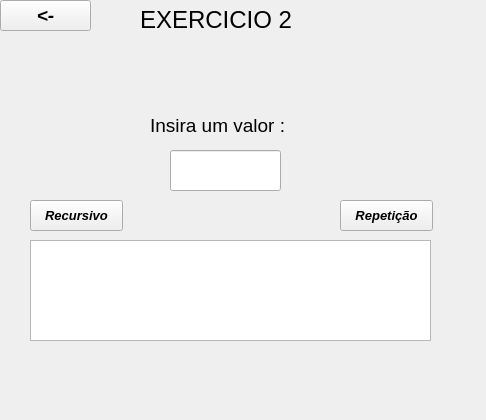
<?xml version="1.0" encoding="UTF-8"?>
<ui version="4.0">
 <class>Iexe2</class>
 <widget class="QWidget" name="Iexe2">
  <property name="geometry">
   <rect>
    <x>0</x>
    <y>0</y>
    <width>486</width>
    <height>420</height>
   </rect>
  </property>
  <property name="windowTitle">
   <string>Form</string>
  </property>
  <widget class="QPushButton" name="pushButtonrepeticao">
   <property name="geometry">
    <rect>
     <x>340</x>
     <y>200</y>
     <width>93</width>
     <height>31</height>
    </rect>
   </property>
   <property name="font">
    <font>
     <pointsize>10</pointsize>
     <italic>true</italic>
     <bold>true</bold>
    </font>
   </property>
   <property name="text">
    <string>Repetição</string>
   </property>
  </widget>
  <widget class="QPushButton" name="pushButtonrecursivo">
   <property name="geometry">
    <rect>
     <x>30</x>
     <y>200</y>
     <width>93</width>
     <height>31</height>
    </rect>
   </property>
   <property name="font">
    <font>
     <pointsize>10</pointsize>
     <italic>true</italic>
     <bold>true</bold>
    </font>
   </property>
   <property name="text">
    <string>Recursivo</string>
   </property>
  </widget>
  <widget class="QTextEdit" name="textEdit">
   <property name="geometry">
    <rect>
     <x>30</x>
     <y>240</y>
     <width>401</width>
     <height>101</height>
    </rect>
   </property>
  </widget>
  <widget class="QLineEdit" name="lineEdit">
   <property name="geometry">
    <rect>
     <x>170</x>
     <y>150</y>
     <width>111</width>
     <height>41</height>
    </rect>
   </property>
  </widget>
  <widget class="QLabel" name="label">
   <property name="geometry">
    <rect>
     <x>150</x>
     <y>110</y>
     <width>171</width>
     <height>31</height>
    </rect>
   </property>
   <property name="text">
    <string>&lt;html&gt;&lt;head/&gt;&lt;body&gt;&lt;p&gt;&lt;span style=&quot; font-size:14pt; color:#000000;&quot;&gt;Insira um valor :&lt;/span&gt;&lt;/p&gt;&lt;/body&gt;&lt;/html&gt;</string>
   </property>
  </widget>
  <widget class="QLabel" name="label_3">
   <property name="geometry">
    <rect>
     <x>140</x>
     <y>0</y>
     <width>171</width>
     <height>41</height>
    </rect>
   </property>
   <property name="text">
    <string>&lt;html&gt;&lt;head/&gt;&lt;body&gt;&lt;p&gt;&lt;span style=&quot; font-size:18pt; color:#000000;&quot;&gt;EXERCICIO 2&lt;/span&gt;&lt;/p&gt;&lt;/body&gt;&lt;/html&gt;</string>
   </property>
  </widget>
  <widget class="QLabel" name="label_4">
   <property name="geometry">
    <rect>
     <x>-10</x>
     <y>-10</y>
     <width>501</width>
     <height>431</height>
    </rect>
   </property>
   <property name="text">
    <string/>
   </property>
   <property name="pixmap">
    <pixmap>../fundop5.jpg</pixmap>
   </property>
   <property name="scaledContents">
    <bool>true</bool>
   </property>
  </widget>
  <widget class="QPushButton" name="pushButtonVoltar">
   <property name="geometry">
    <rect>
     <x>0</x>
     <y>0</y>
     <width>91</width>
     <height>31</height>
    </rect>
   </property>
   <property name="font">
    <font>
     <pointsize>14</pointsize>
     <italic>true</italic>
     <bold>true</bold>
    </font>
   </property>
   <property name="text">
    <string>&lt;-</string>
   </property>
  </widget>
  <zorder>label_4</zorder>
  <zorder>pushButtonrepeticao</zorder>
  <zorder>pushButtonrecursivo</zorder>
  <zorder>textEdit</zorder>
  <zorder>lineEdit</zorder>
  <zorder>label</zorder>
  <zorder>label_3</zorder>
  <zorder>pushButtonVoltar</zorder>
 </widget>
 <resources/>
 <connections/>
</ui>
